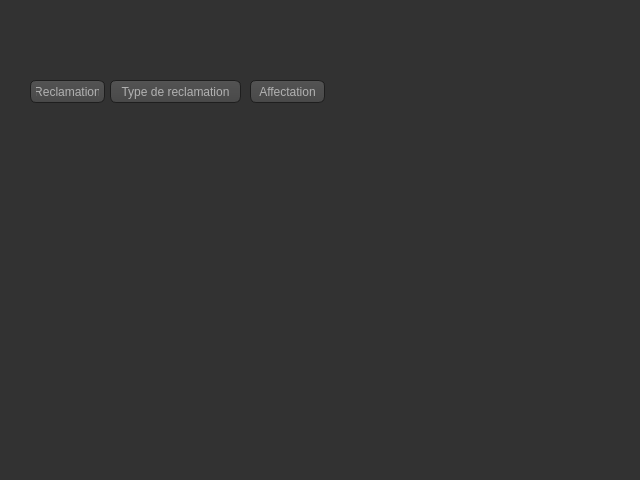
<?xml version="1.0" encoding="UTF-8"?>
<ui version="4.0">
 <class>MainMenu</class>
 <widget class="QDialog" name="MainMenu">
  <property name="geometry">
   <rect>
    <x>0</x>
    <y>0</y>
    <width>640</width>
    <height>480</height>
   </rect>
  </property>
  <property name="windowTitle">
   <string>Réclamation</string>
  </property>
  <property name="styleSheet">
   <string notr="true">QToolTip
{
     border: 1px solid black;
     background-color: #ffa02f;
     padding: 1px;
     border-radius: 3px;
     opacity: 100;
}

QWidget
{
    color: #b1b1b1;
    background-color: #323232;
}

QWidget:item:hover
{
    background-color: QLinearGradient( x1: 0, y1: 0, x2: 0, y2: 1, stop: 0 #ffa02f, stop: 1 #ca0619);
    color: #000000;
}

QWidget:item:selected
{
    background-color: QLinearGradient( x1: 0, y1: 0, x2: 0, y2: 1, stop: 0 #ffa02f, stop: 1 #d7801a);
}

QMenuBar::item
{
    background: transparent;
}

QMenuBar::item:selected
{
    background: transparent;
    border: 1px solid #ffaa00;
}

QMenuBar::item:pressed
{
    background: #444;
    border: 1px solid #000;
    background-color: QLinearGradient(
        x1:0, y1:0,
        x2:0, y2:1,
        stop:1 #212121,
        stop:0.4 #343434/*,
        stop:0.2 #343434,
        stop:0.1 #ffaa00*/
    );
    margin-bottom:-1px;
    padding-bottom:1px;
}

QMenu
{
    border: 1px solid #000;
}

QMenu::item
{
    padding: 2px 20px 2px 20px;
}

QMenu::item:selected
{
    color: #000000;
}

QWidget:disabled
{
    color: #404040;
    background-color: #323232;
}

QAbstractItemView
{
    background-color: QLinearGradient( x1: 0, y1: 0, x2: 0, y2: 1, stop: 0 #4d4d4d, stop: 0.1 #646464, stop: 1 #5d5d5d);
}

QWidget:focus
{
    /*border: 2px solid QLinearGradient( x1: 0, y1: 0, x2: 0, y2: 1, stop: 0 #ffa02f, stop: 1 #d7801a);*/
}

QLineEdit
{
    background-color: QLinearGradient( x1: 0, y1: 0, x2: 0, y2: 1, stop: 0 #4d4d4d, stop: 0 #646464, stop: 1 #5d5d5d);
    padding: 1px;
    border-style: solid;
    border: 1px solid #1e1e1e;
    border-radius: 5;
}

QPushButton
{
    color: #b1b1b1;
    background-color: QLinearGradient( x1: 0, y1: 0, x2: 0, y2: 1, stop: 0 #565656, stop: 0.1 #525252, stop: 0.5 #4e4e4e, stop: 0.9 #4a4a4a, stop: 1 #464646);
    border-width: 1px;
    border-color: #1e1e1e;
    border-style: solid;
    border-radius: 6;
    padding: 3px;
    font-size: 12px;
    padding-left: 5px;
    padding-right: 5px;
}

QPushButton:pressed
{
    background-color: QLinearGradient( x1: 0, y1: 0, x2: 0, y2: 1, stop: 0 #2d2d2d, stop: 0.1 #2b2b2b, stop: 0.5 #292929, stop: 0.9 #282828, stop: 1 #252525);
}

QComboBox
{
    selection-background-color: #ffaa00;
    background-color: QLinearGradient( x1: 0, y1: 0, x2: 0, y2: 1, stop: 0 #565656, stop: 0.1 #525252, stop: 0.5 #4e4e4e, stop: 0.9 #4a4a4a, stop: 1 #464646);
    border-style: solid;
    border: 1px solid #1e1e1e;
    border-radius: 5;
}

QComboBox:hover,QPushButton:hover
{
    border: 2px solid QLinearGradient( x1: 0, y1: 0, x2: 0, y2: 1, stop: 0 #ffa02f, stop: 1 #d7801a);
}


QComboBox:on
{
    padding-top: 3px;
    padding-left: 4px;
    background-color: QLinearGradient( x1: 0, y1: 0, x2: 0, y2: 1, stop: 0 #2d2d2d, stop: 0.1 #2b2b2b, stop: 0.5 #292929, stop: 0.9 #282828, stop: 1 #252525);
    selection-background-color: #ffaa00;
}

QComboBox QAbstractItemView
{
    border: 2px solid darkgray;
    selection-background-color: QLinearGradient( x1: 0, y1: 0, x2: 0, y2: 1, stop: 0 #ffa02f, stop: 1 #d7801a);
}

QComboBox::drop-down
{
     subcontrol-origin: padding;
     subcontrol-position: top right;
     width: 15px;

     border-left-width: 0px;
     border-left-color: darkgray;
     border-left-style: solid; /* just a single line */
     border-top-right-radius: 3px; /* same radius as the QComboBox */
     border-bottom-right-radius: 3px;
 }

QComboBox::down-arrow
{
     image: url(:/down_arrow.png);
}

QGroupBox:focus
{
border: 2px solid QLinearGradient( x1: 0, y1: 0, x2: 0, y2: 1, stop: 0 #ffa02f, stop: 1 #d7801a);
}

QTextEdit:focus
{
    border: 2px solid QLinearGradient( x1: 0, y1: 0, x2: 0, y2: 1, stop: 0 #ffa02f, stop: 1 #d7801a);
}

QScrollBar:horizontal {
     border: 1px solid #222222;
     background: QLinearGradient( x1: 0, y1: 0, x2: 0, y2: 1, stop: 0.0 #121212, stop: 0.2 #282828, stop: 1 #484848);
     height: 7px;
     margin: 0px 16px 0 16px;
}

QScrollBar::handle:horizontal
{
      background: QLinearGradient( x1: 0, y1: 0, x2: 1, y2: 0, stop: 0 #ffa02f, stop: 0.5 #d7801a, stop: 1 #ffa02f);
      min-height: 20px;
      border-radius: 2px;
}

QScrollBar::add-line:horizontal {
      border: 1px solid #1b1b19;
      border-radius: 2px;
      background: QLinearGradient( x1: 0, y1: 0, x2: 1, y2: 0, stop: 0 #ffa02f, stop: 1 #d7801a);
      width: 14px;
      subcontrol-position: right;
      subcontrol-origin: margin;
}

QScrollBar::sub-line:horizontal {
      border: 1px solid #1b1b19;
      border-radius: 2px;
      background: QLinearGradient( x1: 0, y1: 0, x2: 1, y2: 0, stop: 0 #ffa02f, stop: 1 #d7801a);
      width: 14px;
     subcontrol-position: left;
     subcontrol-origin: margin;
}

QScrollBar::right-arrow:horizontal, QScrollBar::left-arrow:horizontal
{
      border: 1px solid black;
      width: 1px;
      height: 1px;
      background: white;
}

QScrollBar::add-page:horizontal, QScrollBar::sub-page:horizontal
{
      background: none;
}

QScrollBar:vertical
{
      background: QLinearGradient( x1: 0, y1: 0, x2: 1, y2: 0, stop: 0.0 #121212, stop: 0.2 #282828, stop: 1 #484848);
      width: 7px;
      margin: 16px 0 16px 0;
      border: 1px solid #222222;
}

QScrollBar::handle:vertical
{
      background: QLinearGradient( x1: 0, y1: 0, x2: 0, y2: 1, stop: 0 #ffa02f, stop: 0.5 #d7801a, stop: 1 #ffa02f);
      min-height: 20px;
      border-radius: 2px;
}

QScrollBar::add-line:vertical
{
      border: 1px solid #1b1b19;
      border-radius: 2px;
      background: QLinearGradient( x1: 0, y1: 0, x2: 0, y2: 1, stop: 0 #ffa02f, stop: 1 #d7801a);
      height: 14px;
      subcontrol-position: bottom;
      subcontrol-origin: margin;
}

QScrollBar::sub-line:vertical
{
      border: 1px solid #1b1b19;
      border-radius: 2px;
      background: QLinearGradient( x1: 0, y1: 0, x2: 0, y2: 1, stop: 0 #d7801a, stop: 1 #ffa02f);
      height: 14px;
      subcontrol-position: top;
      subcontrol-origin: margin;
}

QScrollBar::up-arrow:vertical, QScrollBar::down-arrow:vertical
{
      border: 1px solid black;
      width: 1px;
      height: 1px;
      background: white;
}


QScrollBar::add-page:vertical, QScrollBar::sub-page:vertical
{
      background: none;
}

QTextEdit
{
    background-color: #242424;
}

QPlainTextEdit
{
    background-color: #242424;
}

QHeaderView::section
{
    background-color: QLinearGradient(x1:0, y1:0, x2:0, y2:1, stop:0 #616161, stop: 0.5 #505050, stop: 0.6 #434343, stop:1 #656565);
    color: white;
    padding-left: 4px;
    border: 1px solid #6c6c6c;
}

QCheckBox:disabled
{
color: #414141;
}

QDockWidget::title
{
    text-align: center;
    spacing: 3px; /* spacing between items in the tool bar */
    background-color: QLinearGradient(x1:0, y1:0, x2:0, y2:1, stop:0 #323232, stop: 0.5 #242424, stop:1 #323232);
}

QDockWidget::close-button, QDockWidget::float-button
{
    text-align: center;
    spacing: 1px; /* spacing between items in the tool bar */
    background-color: QLinearGradient(x1:0, y1:0, x2:0, y2:1, stop:0 #323232, stop: 0.5 #242424, stop:1 #323232);
}

QDockWidget::close-button:hover, QDockWidget::float-button:hover
{
    background: #242424;
}

QDockWidget::close-button:pressed, QDockWidget::float-button:pressed
{
    padding: 1px -1px -1px 1px;
}

QMainWindow::separator
{
    background-color: QLinearGradient(x1:0, y1:0, x2:0, y2:1, stop:0 #161616, stop: 0.5 #151515, stop: 0.6 #212121, stop:1 #343434);
    color: white;
    padding-left: 4px;
    border: 1px solid #4c4c4c;
    spacing: 3px; /* spacing between items in the tool bar */
}

QMainWindow::separator:hover
{

    background-color: QLinearGradient(x1:0, y1:0, x2:0, y2:1, stop:0 #d7801a, stop:0.5 #b56c17 stop:1 #ffa02f);
    color: white;
    padding-left: 4px;
    border: 1px solid #6c6c6c;
    spacing: 3px; /* spacing between items in the tool bar */
}

QToolBar::handle
{
     spacing: 3px; /* spacing between items in the tool bar */
     background: url(:/images/handle.png);
}

QMenu::separator
{
    height: 2px;
    background-color: QLinearGradient(x1:0, y1:0, x2:0, y2:1, stop:0 #161616, stop: 0.5 #151515, stop: 0.6 #212121, stop:1 #343434);
    color: white;
    padding-left: 4px;
    margin-left: 10px;
    margin-right: 5px;
}

QProgressBar
{
    border: 2px solid grey;
    border-radius: 5px;
    text-align: center;
}

QProgressBar::chunk
{
    background-color: #d7801a;
    width: 2.15px;
    margin: 0.5px;
}

QTabBar::tab {
    color: #b1b1b1;
    border: 1px solid #444;
    border-bottom-style: none;
    background-color: #323232;
    padding-left: 10px;
    padding-right: 10px;
    padding-top: 3px;
    padding-bottom: 2px;
    margin-right: -1px;
}

QTabWidget::pane {
    border: 1px solid #444;
    top: 1px;
}

QTabBar::tab:last
{
    margin-right: 0; /* the last selected tab has nothing to overlap with on the right */
    border-top-right-radius: 3px;
}

QTabBar::tab:first:!selected
{
 margin-left: 0px; /* the last selected tab has nothing to overlap with on the right */


    border-top-left-radius: 3px;
}

QTabBar::tab:!selected
{
    color: #b1b1b1;
    border-bottom-style: solid;
    margin-top: 3px;
    background-color: QLinearGradient(x1:0, y1:0, x2:0, y2:1, stop:1 #212121, stop:.4 #343434);
}

QTabBar::tab:selected
{
    border-top-left-radius: 3px;
    border-top-right-radius: 3px;
    margin-bottom: 0px;
}

QTabBar::tab:!selected:hover
{
    /*border-top: 2px solid #ffaa00;
    padding-bottom: 3px;*/
    border-top-left-radius: 3px;
    border-top-right-radius: 3px;
    background-color: QLinearGradient(x1:0, y1:0, x2:0, y2:1, stop:1 #212121, stop:0.4 #343434, stop:0.2 #343434, stop:0.1 #ffaa00);
}

QRadioButton::indicator:checked, QRadioButton::indicator:unchecked{
    color: #b1b1b1;
    background-color: #323232;
    border: 1px solid #b1b1b1;
    border-radius: 6px;
}

QRadioButton::indicator:checked
{
    background-color: qradialgradient(
        cx: 0.5, cy: 0.5,
        fx: 0.5, fy: 0.5,
        radius: 1.0,
        stop: 0.25 #ffaa00,
        stop: 0.3 #323232
    );
}

QCheckBox::indicator{
    color: #b1b1b1;
    background-color: #323232;
    border: 1px solid #b1b1b1;
    width: 9px;
    height: 9px;
}

QRadioButton::indicator
{
    border-radius: 6px;
}

QRadioButton::indicator:hover, QCheckBox::indicator:hover
{
    border: 1px solid #ffaa00;
}

QCheckBox::indicator:checked
{
    image:url(:/images/checkbox.png);
}

QCheckBox::indicator:disabled, QRadioButton::indicator:disabled
{
    border: 1px solid #444;
}</string>
  </property>
  <widget class="QPushButton" name="firstwindow">
   <property name="geometry">
    <rect>
     <x>30</x>
     <y>80</y>
     <width>75</width>
     <height>23</height>
    </rect>
   </property>
   <property name="text">
    <string>Reclamation</string>
   </property>
  </widget>
  <widget class="QPushButton" name="secondwindow">
   <property name="geometry">
    <rect>
     <x>110</x>
     <y>80</y>
     <width>131</width>
     <height>23</height>
    </rect>
   </property>
   <property name="text">
    <string>Type de reclamation</string>
   </property>
  </widget>
  <widget class="QPushButton" name="Affectation_button">
   <property name="geometry">
    <rect>
     <x>250</x>
     <y>80</y>
     <width>75</width>
     <height>23</height>
    </rect>
   </property>
   <property name="text">
    <string>Affectation</string>
   </property>
  </widget>
 </widget>
 <resources/>
 <connections/>
</ui>
